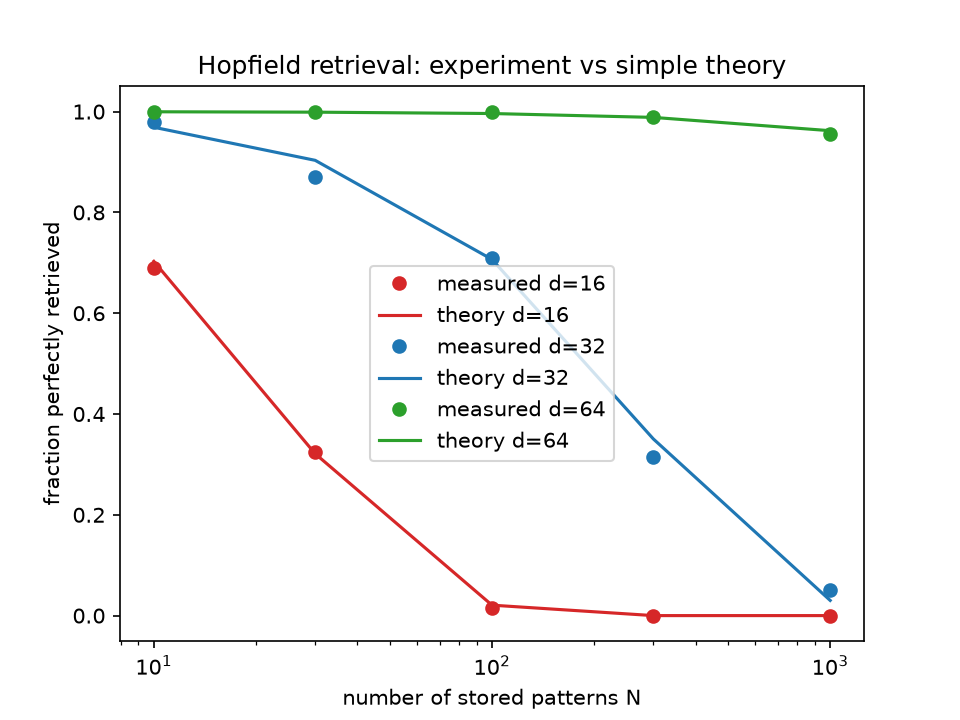

Here is the Python script that generated this plot:
import math
import torch
import matplotlib.pyplot as plt

torch.manual_seed(0)
trials = 200
beta = 5.0

def success_rate(N, d):
    flips = d // 4
    ok = 0
    for _ in range(trials):
        X = torch.sign(torch.randn(N, d))
        xi = X[0].clone()
        idx = torch.randperm(d)[:flips]
        xi[idx] = -xi[idx]
        w = torch.softmax(beta * (X @ xi), dim=0)
        out = torch.sign(w @ X)
        if (out == X[0]).all():
            ok += 1
    return ok / trials

def theory(N, d):
    flips = d // 4
    p = sum(math.comb(d, k) for k in range(flips + 1)) / 2**d
    return (1 - p) ** (N - 1)

Ns = [10, 30, 100, 300, 1000]
for d, color in [(16, "tab:red"), (32, "tab:blue"), (64, "tab:green")]:
    measured = [success_rate(N, d) for N in Ns]
    predicted = [theory(N, d) for N in Ns]
    plt.plot(Ns, measured, "o", color=color, label=f"measured d={d}")
    plt.plot(Ns, predicted, "-", color=color, label=f"theory d={d}")

plt.xscale("log")
plt.xlabel("number of stored patterns N")
plt.ylabel("fraction perfectly retrieved")
plt.title("Hopfield retrieval: experiment vs simple theory")
plt.legend()
plt.savefig("capacity_plot.png", dpi=150)
plt.show()
